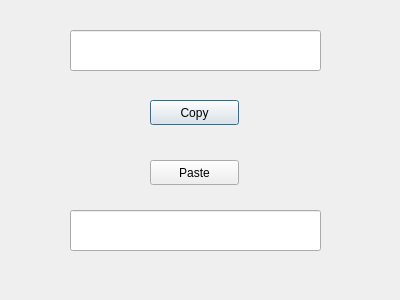
<?xml version="1.0" encoding="UTF-8"?>
<ui version="4.0">
 <class>Dialog</class>
 <widget class="QDialog" name="Dialog">
  <property name="geometry">
   <rect>
    <x>0</x>
    <y>0</y>
    <width>400</width>
    <height>300</height>
   </rect>
  </property>
  <property name="windowTitle">
   <string>Dialog</string>
  </property>
  <widget class="QLineEdit" name="lineEdit">
   <property name="geometry">
    <rect>
     <x>70</x>
     <y>30</y>
     <width>251</width>
     <height>41</height>
    </rect>
   </property>
   <property name="font">
    <font>
     <family>Monaco</family>
     <pointsize>12</pointsize>
    </font>
   </property>
  </widget>
  <widget class="QLineEdit" name="lineEdit_2">
   <property name="geometry">
    <rect>
     <x>70</x>
     <y>210</y>
     <width>251</width>
     <height>41</height>
    </rect>
   </property>
   <property name="font">
    <font>
     <family>Monaco</family>
     <pointsize>12</pointsize>
    </font>
   </property>
  </widget>
  <widget class="QPushButton" name="pushButton">
   <property name="geometry">
    <rect>
     <x>150</x>
     <y>100</y>
     <width>89</width>
     <height>25</height>
    </rect>
   </property>
   <property name="text">
    <string>Copy</string>
   </property>
  </widget>
  <widget class="QPushButton" name="pushButton_2">
   <property name="geometry">
    <rect>
     <x>150</x>
     <y>160</y>
     <width>89</width>
     <height>25</height>
    </rect>
   </property>
   <property name="text">
    <string>Paste</string>
   </property>
  </widget>
 </widget>
 <resources/>
 <connections>
  <connection>
   <sender>pushButton</sender>
   <signal>pressed()</signal>
   <receiver>lineEdit</receiver>
   <slot>selectAll()</slot>
   <hints>
    <hint type="sourcelabel">
     <x>200</x>
     <y>107</y>
    </hint>
    <hint type="destinationlabel">
     <x>206</x>
     <y>49</y>
    </hint>
   </hints>
  </connection>
  <connection>
   <sender>pushButton</sender>
   <signal>released()</signal>
   <receiver>lineEdit</receiver>
   <slot>copy()</slot>
   <hints>
    <hint type="sourcelabel">
     <x>187</x>
     <y>117</y>
    </hint>
    <hint type="destinationlabel">
     <x>172</x>
     <y>68</y>
    </hint>
   </hints>
  </connection>
  <connection>
   <sender>pushButton_2</sender>
   <signal>clicked()</signal>
   <receiver>lineEdit_2</receiver>
   <slot>paste()</slot>
   <hints>
    <hint type="sourcelabel">
     <x>197</x>
     <y>178</y>
    </hint>
    <hint type="destinationlabel">
     <x>203</x>
     <y>212</y>
    </hint>
   </hints>
  </connection>
 </connections>
</ui>
